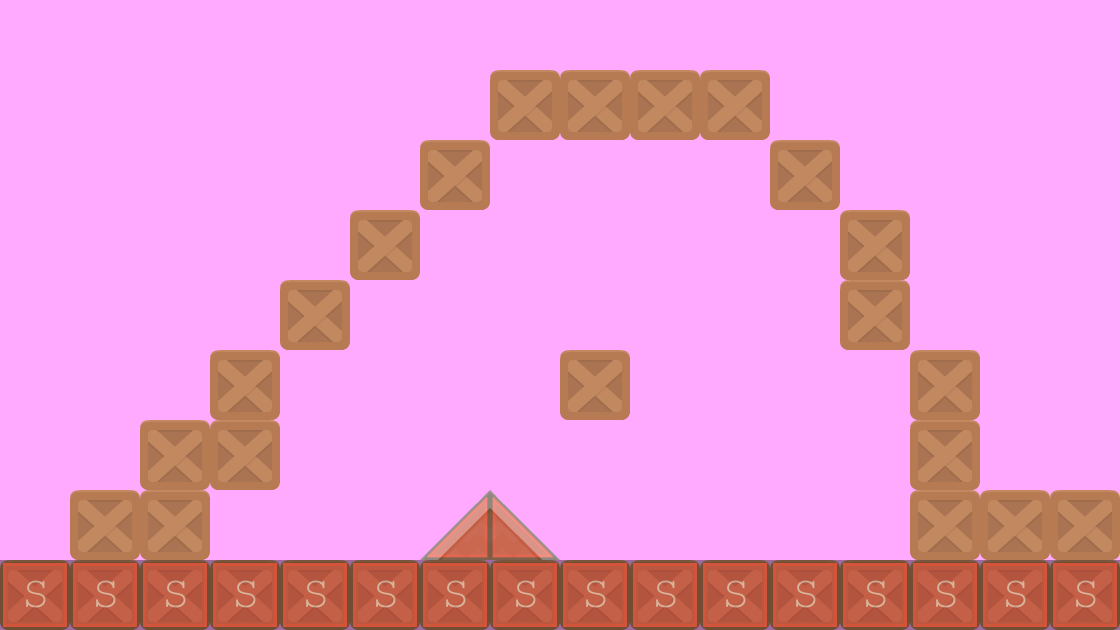

A 2D game scene composited from a Tiled map and its tileset images. What follows is a short description and the map's XML, with each tile layer's data collapsed to a summary:
An orthogonal 16x9 tile map with 70x70 px tiles, 2 tile layers (background1, collision), 2 tilesets.

<map version="1.0" orientation="orthogonal" renderorder="right-down" width="16" height="9" tilewidth="70" tileheight="70" backgroundcolor="#ffaaff">
 <tileset firstgid="1" name="background-tiles" tilewidth="70" tileheight="70">
  <image source="../img/background-tiles.png" width="910" height="910" />
 </tileset>
 <tileset firstgid="170" name="meta-tiles" tilewidth="70" tileheight="70">
  <image source="../img/meta-tiles.png" width="350" height="70" />
  <tile id="1">
   <properties>
    <property name="type" value="lslope" />
   </properties>
  </tile>
  <tile id="3">
   <properties>
    <property name="type" value="rslope" />
   </properties>
  </tile>
  <tile id="4">
   <properties>
    <property name="type" value="solid" />
   </properties>
  </tile>
 </tileset>
 <layer name="background1" width="16" height="9" opacity="0.9">
  <data>[144 cells, 39 non-empty, 3 distinct tile ids]</data>
 </layer>
 <layer name="collision" width="16" height="9" opacity="0.38">
  <data>[144 cells, 18 non-empty, 3 distinct tile ids]</data>
 </layer>
</map>
